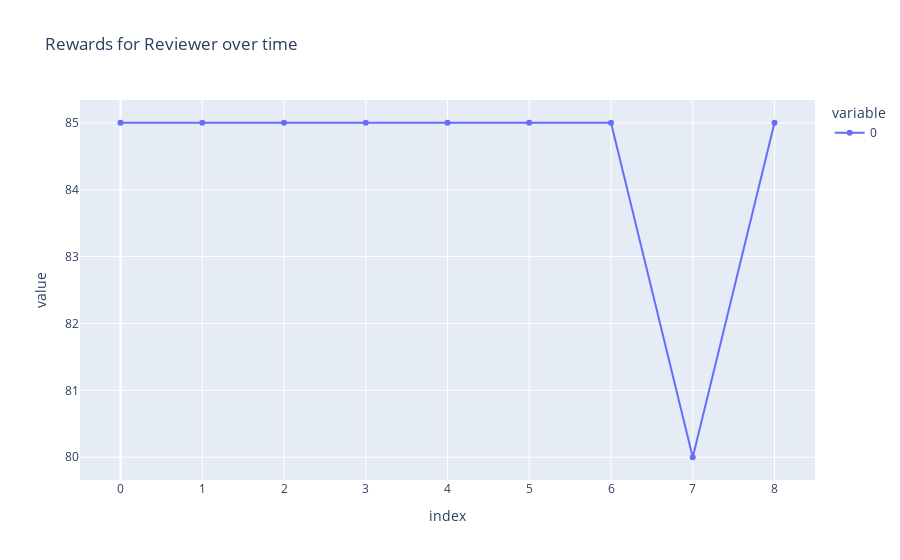

Notebook code for this chart:
### Markdown cell above
## Charts for Reviewer

### Code cell
fig_1 = px.line(
    hist_reviewer_rewards,
    markers=True,
    title="Rewards for Reviewer over time"
)
fig_1.show()

### Figure 1 — Plotly figure (JSON) as saved in the notebook; plotly's stock layout.template omitted (floating-point values rounded to 4 significant figures)
{"data": [{"hovertemplate": "variable=0<br>index=%{x}<br>value=%{y}<extra></extra>", "legendgroup": "0", "line": {"color": "#636efa", "dash": "solid"}, "marker": {"symbol": "circle"}, "mode": "lines+markers", "name": "0", "orientation": "v", "showlegend": true, "type": "scatter", "x": [0, 1, 2, 3, 4, 5, 6, 7, 8], "xaxis": "x", "y": [85, 85, 85, 85, 85, 85, 85, 80, 85], "yaxis": "y"}], "layout": {"legend": {"title": {"text": "variable"}, "tracegroupgap": 0}, "title": {"text": "Rewards for Reviewer over time"}, "xaxis": {"anchor": "y", "domain": [0, 1], "title": {"text": "index"}}, "yaxis": {"anchor": "x", "domain": [0, 1], "title": {"text": "value"}}}}
